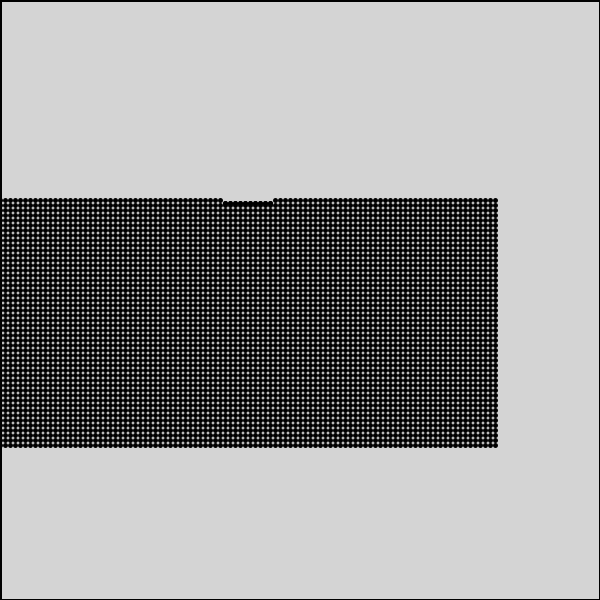
Frame 1 (no input)
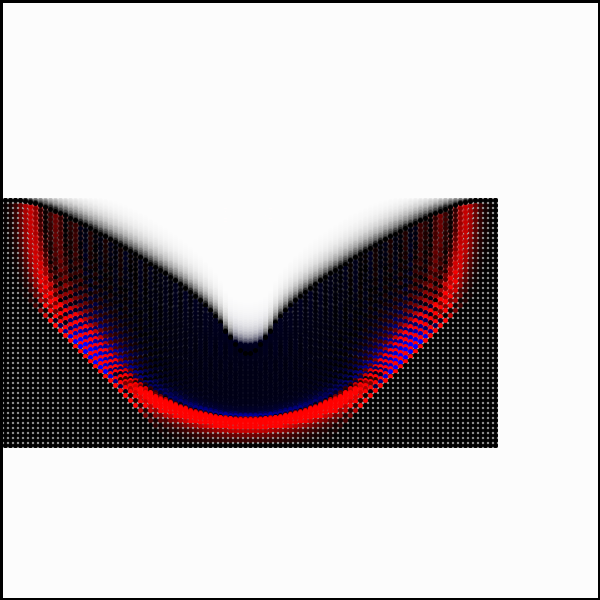
Frame 60 (the mouse pressed at the canvas centre just before this capture)
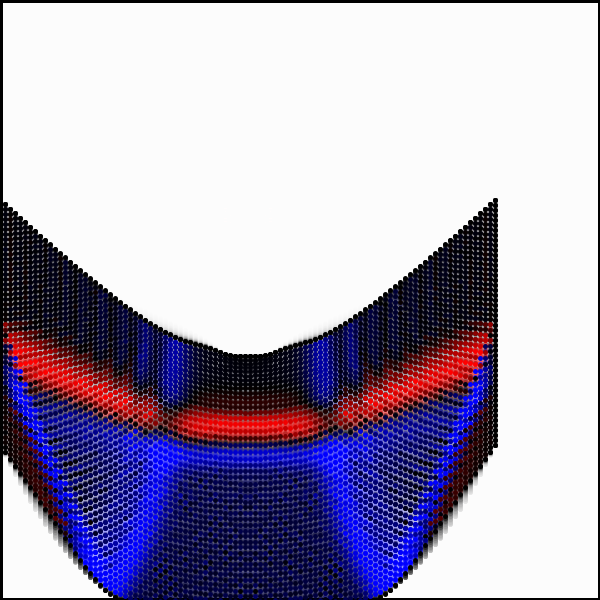
Frame 120 (the mouse held since frame 60 and released just before this capture)

The Processing sketch that drew these frames (run headless with seeded random() and noise(); from frame 60 on, the mouse is pressed at the canvas centre):

// Processing sketch: processing_51228
// ── processing_51228.pde

int nx=100,ny=50;
float a0=5;
float k =0.5;
float k2 = 0.05;
float damp = 0.00001;

float cx=0,cy=200;

float vimpact = 3.8;
float mimpact = 100;


class nod{
  float x,y;
  float sx,sy;
  float vx=0,vy=0;
  float m=1.0;

  nod(float x_,float y_){
    x=x_;    y=y_;
  }
  
 void move(){
  x+=vx;y+=vy;
  }
  
  void force(nod n, int px,int py){
    float dx = x-n.x; float dy = y-n.y;
    dx+=a0*px;
    dy+=a0*py;
    vx-=k*dx/m;

    
    //odddelene vrstvy
    /*
    if((py>0)&&(dy<0)){dy=0;}
    if((py<0)&&(dy>0)){dy=0;}
    */
    
    //zesileny vertikalni tlak
    if((py>0)&&(dy>0)){vy*=(1-k2); vy+=k2*n.vy;}
    if((py<0)&&(dy<0)){vy*=(1-k2); vy+=k2*n.vy;}
    
    /*
    if((py>0)&&(dy<0)){vy*=(1-k2); vy+=k2*n.vy;}
    if((py<0)&&(dy>0)){vy*=(1-k2); vy+=k2*n.vy;}
    */
    
    vy-=k*dy/m;
   
    //offdiagonal
    /*
    vx+=0.1*k*abs(dy)*px*py/m;
    vy+=0.1*k*abs(dx)*py*px/m;
    */
  }
}

nod[][] nods= new nod[nx][ny];
nod[][] nods_= new nod[nx][ny];

void setnods(){
  for(int ix=0;ix<nx;ix++){
    for(int iy=0;iy<ny;iy++){
      nods[ix][iy] = new nod(ix*a0+cx,iy*a0+cy);
 //     nods[ix][iy]_ = new nod(ix*a0+cx,iy*a0+cy);
    }
  }
}

/*
void cpnods(nod[][] nod,nod[][] nods_){
for(int ix=0;ix<nx;ix++){
    for(int iy=0;iy<ny;iy++){
      nods_[ix][iy].x = nods[ix][iy].x;
      nods_[ix][iy].y = nods[ix][iy].y;
      nods_[ix][iy].vx = nods[ix][iy].vx;
      nods_[ix][iy].vy = nods[ix][iy].vy;
    }
  }
}
*/

void forcenods(){
//cpnods(nods,nods_);
for(int ix=1;ix<(nx-1);ix++){
    for(int iy=1;iy<(ny-1);iy++){
     float vx_=nods[ix][iy].vx; float vy_=nods[ix][iy].vy; //k obarveni 
      
     nods[ix][iy].force(nods[ix+1][iy],+1,0);
     nods[ix][iy].force(nods[ix-1][iy],-1,0);
     nods[ix][iy].force(nods[ix][iy+1],0,+1);
     nods[ix][iy].force(nods[ix][iy-1],0,-1);
     
    nods[ix][iy].sx=nods[ix][iy].vx-vx_;
    nods[ix][iy].sy=nods[ix][iy].vy-vy_;
    }
  }
  int iy;
  for(int ix=1;ix<(nx-1);ix++){
  iy=ny-1;  
     nods[ix][iy].force(nods[ix+1][iy],+1,0);
     nods[ix][iy].force(nods[ix-1][iy],-1,0);
     nods[ix][iy].force(nods[ix][iy-1],0,-1);
  iy=0;
     nods[ix][iy].force(nods[ix+1][iy],+1,0);
     nods[ix][iy].force(nods[ix-1][iy],-1,0);
     nods[ix][iy].force(nods[ix][iy+1],0,+1);
  };
  
  for(int ix=1;ix<(nx-1);ix++){
    for(iy=1;iy<(ny-1);iy++){
     nods[ix][iy].vx*=(1-damp/nods[ix][iy].m);
     nods[ix][iy].vy*=(1-damp/nods[ix][iy].m);
    }
  }

}

void movenods(){
 for(int ix=0;ix<nx;ix++){
    for(int iy=0;iy<ny;iy++){
    nods[ix][iy].move();
    }
  }
}

void setup(){
  size(600, 600);
  smooth();
  strokeWeight(3);
  setnods();
  
  /*
   for(int ix=int(nx*0.33);ix<int(nx*0.66);ix++){
     nods[ix][0].vy=vimpact;
     nods[ix][0].m=mimpact;
    }
  */  
   for(int ix=int(nx*0.45);ix<int(nx*0.55);ix++){
     nods[ix][0].vy=vimpact;
    // nods[ix][0].vx=vimpact;
     nods[ix][0].m=mimpact;
   }
}

void draw(){
  forcenods();
  movenods();
  
  fill(255,40);
  rect(0,0,600,600);

  //particle size
  //stroke(0,40);
  strokeWeight(a0);  
  for(int ix=0;ix<nx;ix++){
    for(int iy=0;iy<ny;iy++){
      //stroke(nods[ix][iy].vy*500,abs(nods[ix][iy].vx)*500,-nods[ix][iy].vy*500,255);
      stroke(nods[ix][iy].sy*1000,abs(nods[ix][iy].sx)*1000,-nods[ix][iy].sy*1000,255);
      point(nods[ix][iy].x,nods[ix][iy].y);
    }
  }
/*  
  //central points
  stroke(0,255);
  strokeWeight(3);
  for(int ix=0;ix<nx;ix++){
    for(int iy=0;iy<ny;iy++){
      point(nods[ix][iy].x,nods[ix][iy].y);

    }
  }
*/
  
    stroke(0,255);
    strokeWeight(a0);
   for(int ix=int(nx*0.45);ix<int(nx*0.55);ix++){
     point(nods[ix][0].x,nods[ix][0].y);
   }
}
